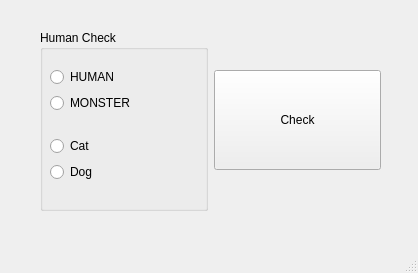
<?xml version="1.0" encoding="UTF-8"?>
<ui version="4.0">
 <class>MainWindow</class>
 <widget class="QMainWindow" name="MainWindow">
  <property name="geometry">
   <rect>
    <x>0</x>
    <y>0</y>
    <width>418</width>
    <height>273</height>
   </rect>
  </property>
  <property name="windowTitle">
   <string>MainWindow</string>
  </property>
  <widget class="QWidget" name="centralwidget">
   <widget class="QWidget" name="">
    <property name="geometry">
     <rect>
      <x>40</x>
      <y>30</y>
      <width>341</width>
      <height>181</height>
     </rect>
    </property>
    <layout class="QHBoxLayout" name="horizontalLayout">
     <item>
      <layout class="QVBoxLayout" name="verticalLayout">
       <item>
        <widget class="QGroupBox" name="groupBox">
         <property name="title">
          <string>Human Check</string>
         </property>
         <widget class="QWidget" name="">
          <property name="geometry">
           <rect>
            <x>10</x>
            <y>20</y>
            <width>131</width>
            <height>151</height>
           </rect>
          </property>
          <layout class="QVBoxLayout" name="verticalLayout_4">
           <item>
            <layout class="QVBoxLayout" name="verticalLayout_2">
             <item>
              <widget class="QRadioButton" name="radioButton_Human">
               <property name="text">
                <string>HUMAN</string>
               </property>
              </widget>
             </item>
             <item>
              <widget class="QRadioButton" name="radioButton_Monster">
               <property name="text">
                <string>MONSTER</string>
               </property>
              </widget>
             </item>
            </layout>
           </item>
           <item>
            <layout class="QVBoxLayout" name="verticalLayout_3">
             <item>
              <widget class="QRadioButton" name="radioButton_cat">
               <property name="text">
                <string>Cat</string>
               </property>
              </widget>
             </item>
             <item>
              <widget class="QRadioButton" name="radioButton_dog">
               <property name="text">
                <string>Dog</string>
               </property>
              </widget>
             </item>
            </layout>
           </item>
          </layout>
         </widget>
        </widget>
       </item>
      </layout>
     </item>
     <item>
      <widget class="QPushButton" name="pushButton">
       <property name="sizePolicy">
        <sizepolicy hsizetype="Minimum" vsizetype="Maximum">
         <horstretch>0</horstretch>
         <verstretch>0</verstretch>
        </sizepolicy>
       </property>
       <property name="maximumSize">
        <size>
         <width>16777215</width>
         <height>100</height>
        </size>
       </property>
       <property name="text">
        <string>Check</string>
       </property>
      </widget>
     </item>
    </layout>
   </widget>
  </widget>
  <widget class="QMenuBar" name="menubar">
   <property name="geometry">
    <rect>
     <x>0</x>
     <y>0</y>
     <width>418</width>
     <height>22</height>
    </rect>
   </property>
  </widget>
  <widget class="QStatusBar" name="statusbar"/>
 </widget>
 <resources/>
 <connections/>
</ui>
